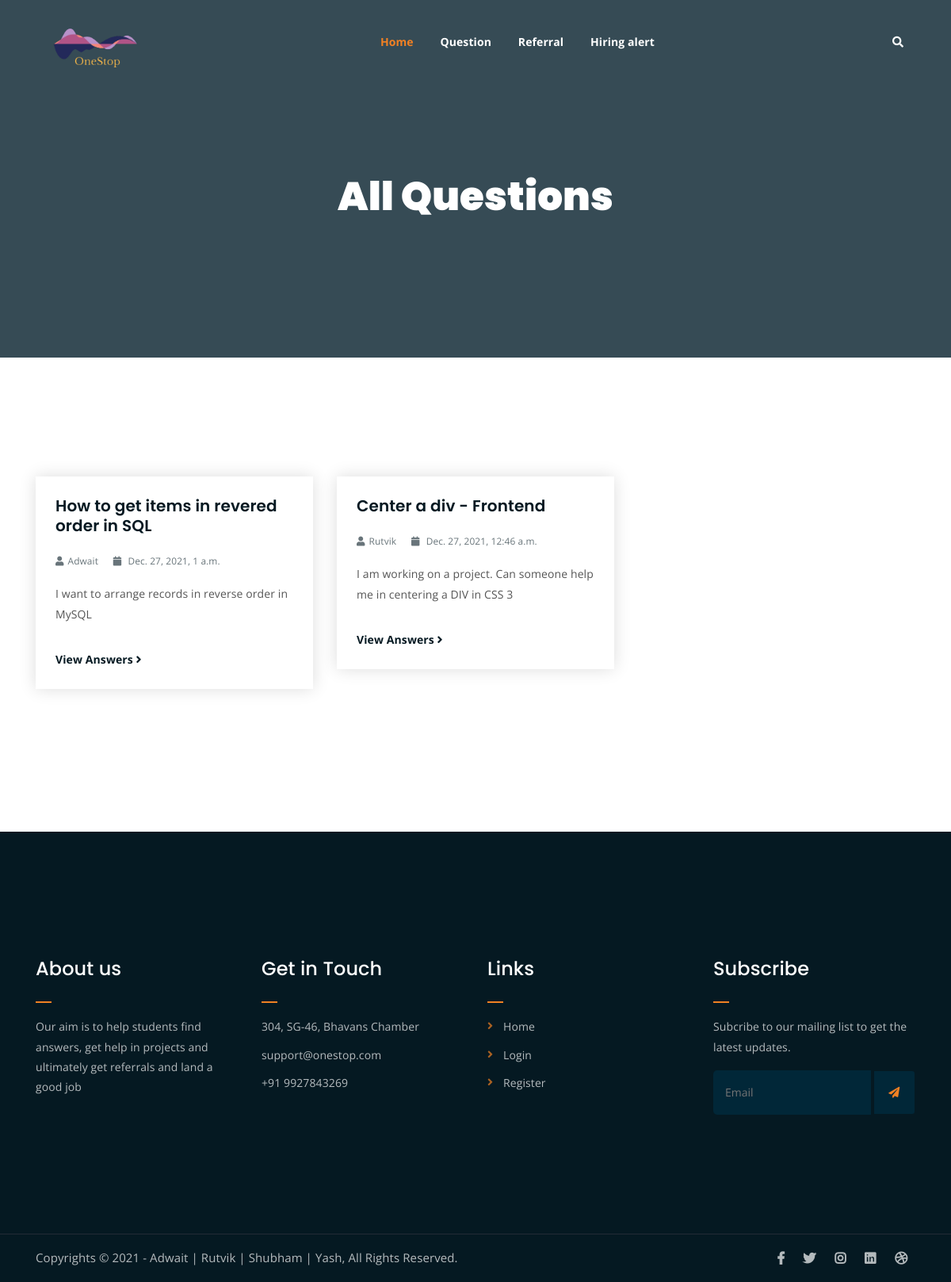
Before: /Questions with the older database file.
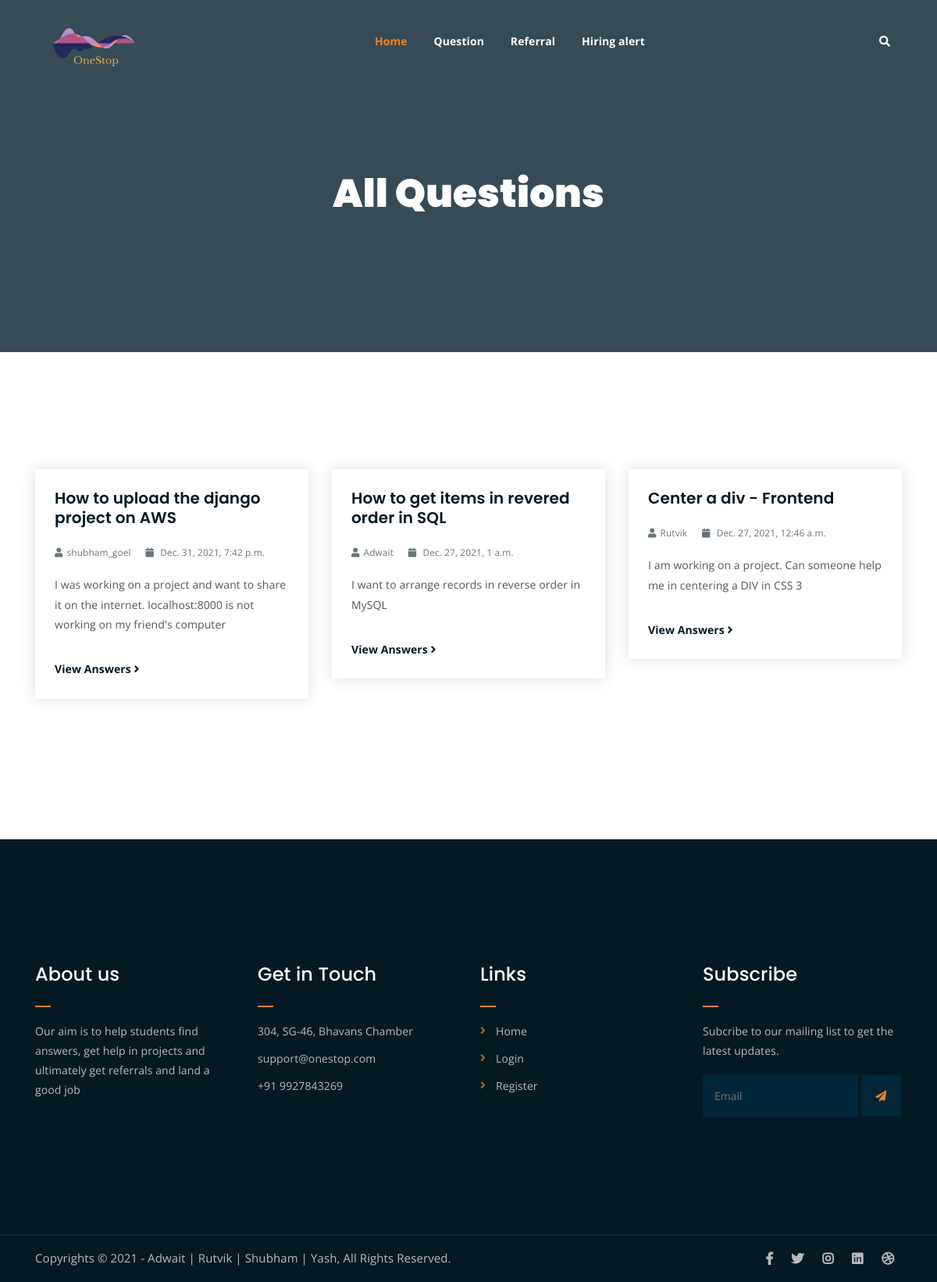
After: the same page with the newer database file.
### main/models.py (models this page shows)
class Question(models.Model):
    title = models.CharField(max_length=500)
    description = models.TextField()
    image = models.ImageField(upload_to='mainapp/question_images/', null=True)
    student = models.ForeignKey(User, on_delete=models.CASCADE)
    date_posted = models.DateTimeField(default=datetime.datetime.now)

### main/views.py (the view)
# urls.py: path("Questions", QuestionListView.as_view(), name="Questions-list-view"),
class QuestionListView(ListView):
    model = Question
    context_object_name = "Question"
    ordering = ["-date_posted"]

### main/templates/main/Question_list.html
{% extends "main/base.html" %} {% block content%}
<div class="breadcrumb-section breadcrumb-bg">
	<div class="container">
		<div class="row">
			<div class="col-lg-8 offset-lg-2 text-center">
				<div class="breadcrumb-text">
					<h1>All Questions</h1><br>
				</div>
			</div>
		</div>
	</div>
</div>
<div class="latest-news mt-150 mb-150">
    <div class="container">
        <div class="row">
            {% for question in Question %}
            <div class="col-lg-4 col-md-6">
                <div class="single-latest-news">
                    <div class="news-text-box">
                        <h3>{{ question.title }}</h3>
                        <p class="blog-meta">
                            <span class="author"><i class="fas fa-user"></i>{{ question.student.username }}</span>
                            <span class="date"><i class="fas fa-calendar"></i>
                                {{question.date_posted}}</span>
                        </p>
                        <p class="excerpt"> {{ question.description }}</p>
                        <a href="{%url 'Questions-detail' question.pk %}" class="read-more-btn">View Answers <i class="fas fa-angle-right"></i></a>
                    </div>
                </div>
            </div>
            {% endfor %}
        </div>
    </div>
</div>
{% endblock content%}

Changed rows visible on the page:
added Question: title "How to upload the django project on AWS", student.username "shubham_goel", date_posted "Dec. 31, 2021, 7:42 p.m.", description "I was working on a project and want to share it on the internet. localhost:8000 is not working on my friend's computer"
